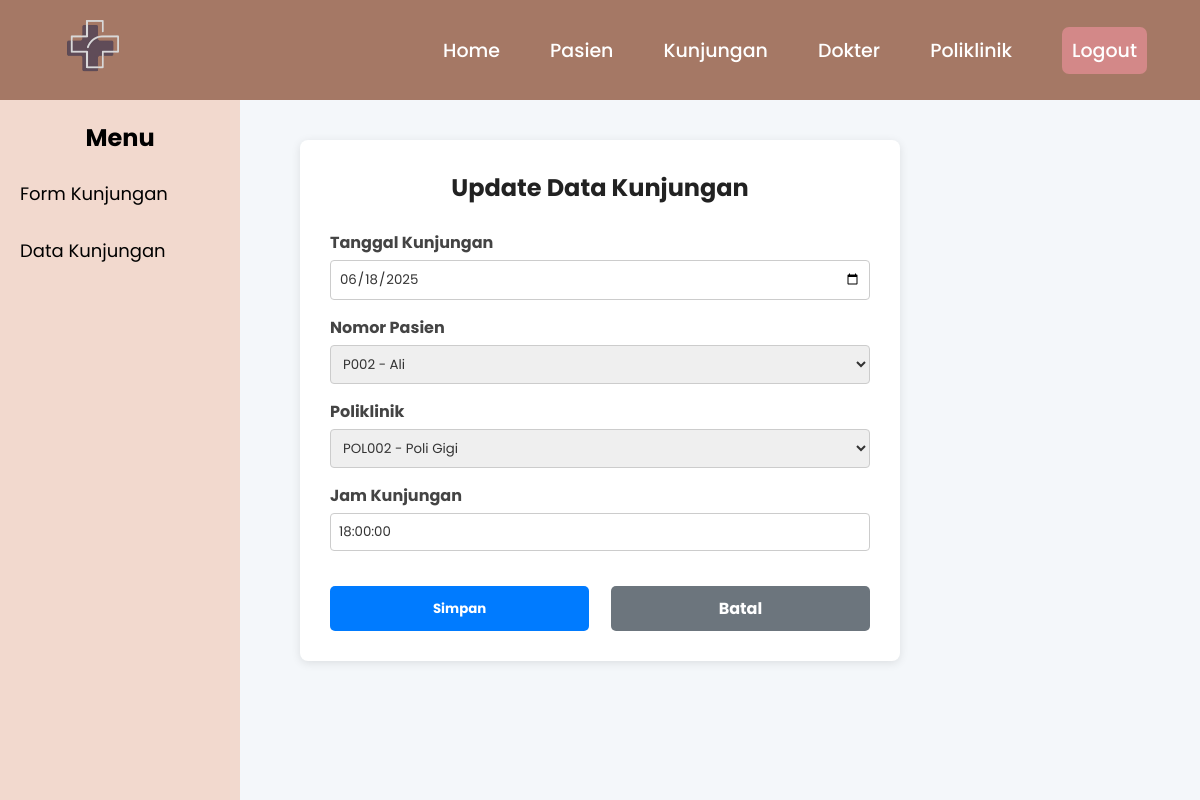
Screenshot of /Admin/k_update.php?id_kunjungan=8 with the database file from the repository.
### tables this page shows
CREATE TABLE `kunjungan` (
  `id_kunjungan` int(11) NOT NULL,
  `tgl_kunjungan` date NOT NULL,
  `no_pasien` varchar(11) NOT NULL,
  `kd_poli` varchar(11) NOT NULL,
  `jam_kunjungan` time NOT NULL
);

CREATE TABLE `pasien` (
  `no_pasien` varchar(11) NOT NULL,
  `nm_pasien` varchar(100) NOT NULL,
  `j_kel` enum('Perempuan','Laki-laki','','') NOT NULL,
  `agama` enum('Islam','Kristen','Budha','Hindu','Katolik','Konghucu') NOT NULL,
  `alamat` varchar(100) NOT NULL,
  `tgl_lahir` date NOT NULL,
  `usia` int(5) NOT NULL,
  `no_telp` varchar(15) NOT NULL,
  `nm_kk` varchar(50) NOT NULL,
  `hub_kel` enum('Ayah','Ibu','Anak','Suami','Istri','Wali','Lainnya') NOT NULL
);

CREATE TABLE `poliklinik` (
  `kd_poli` varchar(11) NOT NULL,
  `nm_poli` varchar(50) NOT NULL,
  `lantai` int(5) NOT NULL,
  `ket` text NOT NULL
);

### Admin/k_update.php (the view, shortened to what this page needs)
<?php
include('../koneksi.php');
include("a_header.php");
include("k_sidebar.php");
$id_kunjungan = $_GET['id_kunjungan'] ?? null;
$sql = "SELECT * FROM kunjungan WHERE id_kunjungan = '$id_kunjungan'";
$hasil = $koneksi->query($sql);
$data = $hasil->fetch_assoc();
$pasienQuery = mysqli_query($koneksi, "SELECT no_pasien, nm_pasien FROM pasien");
$poliQuery = mysqli_query($koneksi, "SELECT kd_poli, nm_poli FROM poliklinik");
?>
<!DOCTYPE html>
<html lang="id">
<head>
</head>
<body>
<div class="content-wrapper">
    <main class="main-content">
        <div class="header">
            <h2>Update Data Kunjungan</h2>
        </div>
        <form class="form-update" method="POST" action="k_update_proses.php">
            <div class="form-group">
                <label>Tanggal Kunjungan</label>
                <input type="date" name="tgl_kunjungan" value="<?= $data['tgl_kunjungan'] ?>" required>
            </div>
            <div class="form-group">
                <label>Nomor Pasien</label>
                <select name="no_pasien" required>
                    <?php while ($pasien = mysqli_fetch_assoc($pasienQuery)): ?>
                        <option value="<?= $pasien['no_pasien'] ?>" <?= $data['no_pasien'] == $pasien['no_pasien'] ? 'selected' : '' ?>>
                            <?= $pasien['no_pasien'] ?> - <?= $pasien['nm_pasien'] ?>
                        </option>
                    <?php endwhile; ?>
                </select>
            </div>
            <div class="form-group">
                <label>Poliklinik</label>
                <select name="kd_poli" required>
                    <?php while ($poli = mysqli_fetch_assoc($poliQuery)): ?>
                        <option value="<?= $poli['kd_poli'] ?>" <?= $data['kd_poli'] == $poli['kd_poli'] ? 'selected' : '' ?>>
                            <?= $poli['kd_poli'] ?> - <?= $poli['nm_poli'] ?>
                        </option>
                    <?php endwhile; ?>
                </select>
            </div>
            <div class="form-group">
                <label>Jam Kunjungan</label>
                <input type="text" name="jam_kunjungan" value="<?= $data['jam_kunjungan'] ?>" placeholder="Contoh: 08:00" required>
            </div>
            <div class="form-actions">
                <button type="submit" class="btn-simpan">Simpan</button>
                <a href="k_data.php" class="btn-batal">Batal</a>
            </div>
        </form>
    </main>
</div>
</body>
</html>

### Admin/a_header.php (style rules this page uses)
* { margin: 0; padding: 0; box-sizing: border-box; font-family: 'Poppins', sans-serif; }

### Admin/k_update.php (style rules this page uses)
body { font-family: Arial, sans-serif; background-color: #f4f7fa; }
.content-wrapper { display: flex; justify-content: center; padding-top: 140px; }
.main-content { background-color: #fff; padding: 30px; border-radius: 8px; width: 600px; box-shadow: 0 2px 10px rgba(0, 0, 0, 0.1); }
.header h2 { text-align: center; margin-bottom: 25px; color: #222; }
.form-update { display: flex; flex-direction: column; gap: 15px; }
.form-group { display: flex; flex-direction: column; }
.form-group label { font-weight: bold; margin-bottom: 5px; color: #444; }
.form-group input, .form-group select { padding: 8px; border: 1px solid #ccc; border-radius: 4px; color: #333; }
.form-actions { display: flex; justify-content: space-between; margin-top: 20px; }
.form-actions button, .form-actions a { width: 48%; padding: 10px; text-align: center; text-decoration: none; border-radius: 5px; font-weight: bold; color: white; border: none; }
.btn-simpan { background-color: #007bff; }
.btn-batal { background-color: #6c757d; }

### rows the page displays
kunjungan: tgl_kunjungan "06/18/2025", no_pasien "P002 - Ali", kd_poli "POL002 - Poli Gigi", jam_kunjungan "18:00:00"
